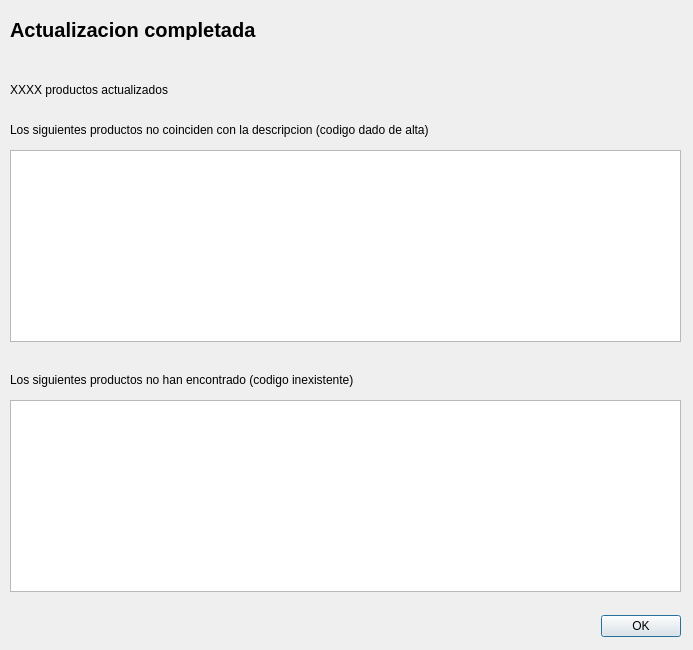
<?xml version="1.0" encoding="UTF-8"?>
<ui version="4.0">
 <class>Report</class>
 <widget class="QDialog" name="Report">
  <property name="geometry">
   <rect>
    <x>0</x>
    <y>0</y>
    <width>693</width>
    <height>650</height>
   </rect>
  </property>
  <property name="windowTitle">
   <string>Dialog</string>
  </property>
  <widget class="QDialogButtonBox" name="buttonBox">
   <property name="geometry">
    <rect>
     <x>340</x>
     <y>610</y>
     <width>341</width>
     <height>32</height>
    </rect>
   </property>
   <property name="orientation">
    <enum>Qt::Horizontal</enum>
   </property>
   <property name="standardButtons">
    <set>QDialogButtonBox::Ok</set>
   </property>
   <property name="centerButtons">
    <bool>false</bool>
   </property>
  </widget>
  <widget class="QLabel" name="lbl_updated">
   <property name="geometry">
    <rect>
     <x>10</x>
     <y>80</y>
     <width>251</width>
     <height>20</height>
    </rect>
   </property>
   <property name="text">
    <string>XXXX productos actualizados</string>
   </property>
  </widget>
  <widget class="QLabel" name="lbl_title">
   <property name="geometry">
    <rect>
     <x>10</x>
     <y>20</y>
     <width>351</width>
     <height>20</height>
    </rect>
   </property>
   <property name="font">
    <font>
     <pointsize>15</pointsize>
     <weight>75</weight>
     <bold>true</bold>
    </font>
   </property>
   <property name="text">
    <string>Actualizacion completada</string>
   </property>
  </widget>
  <widget class="QLabel" name="lbl_notfound">
   <property name="geometry">
    <rect>
     <x>10</x>
     <y>370</y>
     <width>451</width>
     <height>20</height>
    </rect>
   </property>
   <property name="text">
    <string>Los siguientes productos no han encontrado (codigo inexistente)</string>
   </property>
  </widget>
  <widget class="QLabel" name="lbl_notmatched">
   <property name="geometry">
    <rect>
     <x>10</x>
     <y>120</y>
     <width>541</width>
     <height>20</height>
    </rect>
   </property>
   <property name="text">
    <string>Los siguientes productos no coinciden con la descripcion (codigo dado de alta)</string>
   </property>
  </widget>
  <widget class="QListWidget" name="lst_notmatched">
   <property name="geometry">
    <rect>
     <x>10</x>
     <y>150</y>
     <width>671</width>
     <height>192</height>
    </rect>
   </property>
  </widget>
  <widget class="QListWidget" name="lst_notfound">
   <property name="geometry">
    <rect>
     <x>10</x>
     <y>400</y>
     <width>671</width>
     <height>192</height>
    </rect>
   </property>
  </widget>
 </widget>
 <resources/>
 <connections>
  <connection>
   <sender>buttonBox</sender>
   <signal>accepted()</signal>
   <receiver>Report</receiver>
   <slot>accept()</slot>
   <hints>
    <hint type="sourcelabel">
     <x>248</x>
     <y>254</y>
    </hint>
    <hint type="destinationlabel">
     <x>157</x>
     <y>274</y>
    </hint>
   </hints>
  </connection>
  <connection>
   <sender>buttonBox</sender>
   <signal>rejected()</signal>
   <receiver>Report</receiver>
   <slot>reject()</slot>
   <hints>
    <hint type="sourcelabel">
     <x>316</x>
     <y>260</y>
    </hint>
    <hint type="destinationlabel">
     <x>286</x>
     <y>274</y>
    </hint>
   </hints>
  </connection>
 </connections>
</ui>
